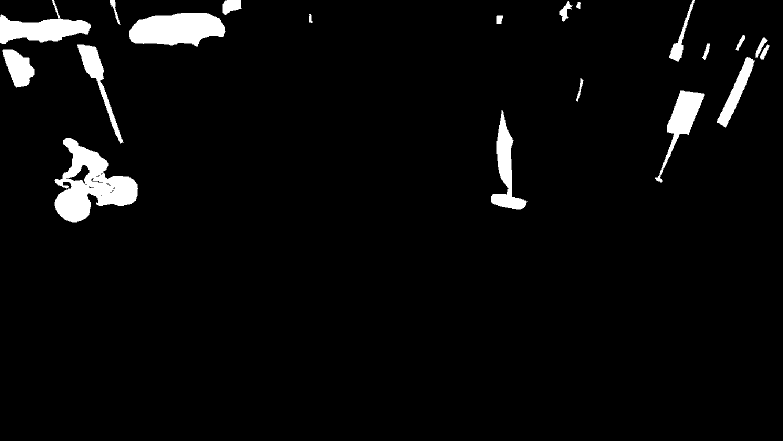
#> input picture seg/2021Tianchi_RS/tmp.png, 783 x 441 px, shrunk from 1280 x 720 before the run, given as the content of the folder /home/user/rz/data/seg/aeroscapes/SegmentationClass, which was not available
$ jupyter execute --allow-errors process.ipynb
#> lines starting #> are read from the running program, lines starting #| are printed output that depends on the picture; after the words box and inside, x2 and y2 are one past the last pixel; in counts of white or black regions, pixels touching at a corner belong together; pictures that were not available may be replaced by others from this repository, and a replacement may not be noted
[cell 1]
import gdal
import numpy as np
import matplotlib.pyplot as plt
from glob import glob
import os
from tqdm import tqdm
import cv2
from copy import deepcopy

[cell 2]
#  初始化每个类的数目
Background_num = 0
Person_num = 0
Bike_num = 0
Car_num = 0
Drone_num = 0
Boat_num = 0
Animal_num = 0
Obstacle_num = 0
Construction_num = 0
Vegetation_num = 0
Road_num = 0
Sky_num = 0

# data_root = '/home/user/rz/data/seg/suichang'
data_root = '/home/user/rz/data/seg/aeroscapes'
direct = 'SegmentationClass/'
label_paths = glob(os.path.join(data_root, direct, '*.png'))

imgp = label_paths[0]
img = cv2.imread(imgp)
#> img is the input picture: shape (441, 783, 3); min 0, max 2, mean 0.0785
print('shape:', img.shape)
#| shape: (441, 783, 3)
plt.imshow(img)
plt.show()

#> (a cell that did not finish here is left out)

[cell 4]
#重划类别，缩减为"区域、天空、物体"这三类
# new_img_cls = deepcopy(img)
for imgp in tqdm(label_paths):
    name = os.path.basename(imgp)
    new_img_cls = cv2.imread(imgp)

    # background、vegetation、road to class idx 0（area)
    new_img_cls[new_img_cls==9] = 0
    new_img_cls[new_img_cls==10] = 0

    #
    new_img_cls[new_img_cls==1] = 30
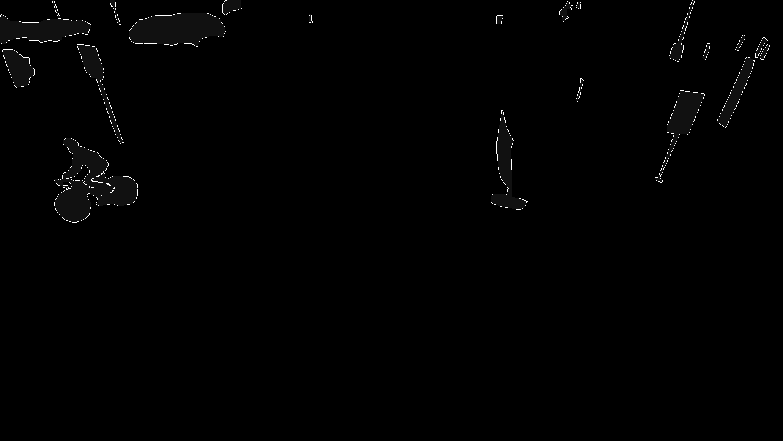
#> new_img_cls: shape (441, 783, 3); 0.36% of pixels changed, all inside (x1, y1, x2, y2) = (0, 0, 770, 223); drawn with min black and max white
    new_img_cls[new_img_cls==2] = 30
    new_img_cls[new_img_cls==3] = 30
    new_img_cls[new_img_cls==4] = 30
    new_img_cls[new_img_cls==5] = 30
    new_img_cls[new_img_cls==6] = 30
    new_img_cls[new_img_cls==7] = 30
    new_img_cls[new_img_cls==8] = 30

    #sky
    new_img_cls[new_img_cls==11] = 20

    new_img_cls[new_img_cls==30] = 2
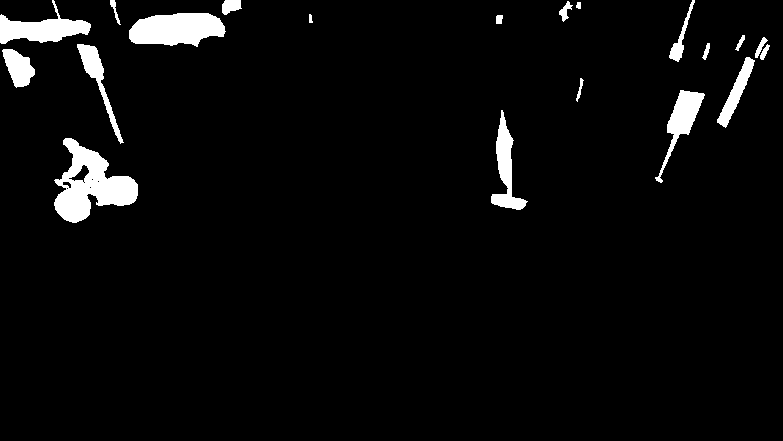
#> new_img_cls: shape (441, 783, 3); values 0 (black) and 2 (white), 4.1% white; 20 white regions, largest, box (x1, y1, x2, y2) and area: (54, 138, 138, 223) 3561, (129, 13, 226, 47) 2488, (0, 0, 91, 44) 1748
    new_img_cls[new_img_cls==20] = 1

    store_path = os.path.join('./data/new_aeroscapes_label/', name)
    cv2.imwrite(store_path, new_img_cls)

[cell 5]
new_label_path = glob('./data/new_aeroscapes_label/*.png')
area_num, sky_num, things_num = 0, 0, 0

for label_path in tqdm(new_label_path):
    label = gdal.Open(label_path).ReadAsArray(0, 0, 256, 256)
    area_num += np.sum(label == 0)
    sky_num += np.sum(label == 1)
    things_num += np.sum(label == 2)


# 这两行代码解决 plt 中文显示的问题
# plt.rcParams['font.sans-serif'] = ['SimHei']
# plt.rcParams['axes.unicode_minus'] = False

classes = ('area', 'sky', 'things')
numbers = [area_num, sky_num, things_num]

print(numbers)
plt.barh(classes, numbers)
plt.title('area nums')
plt.savefig("result.png", dpi = 300, bbox_inches="tight")
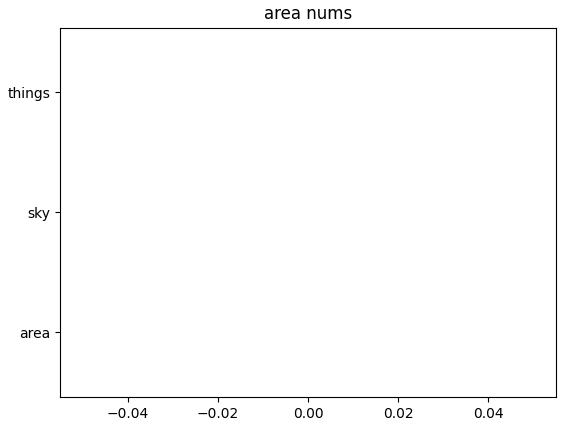
#> figure drawn by matplotlib, 1 panel
plt.show()
